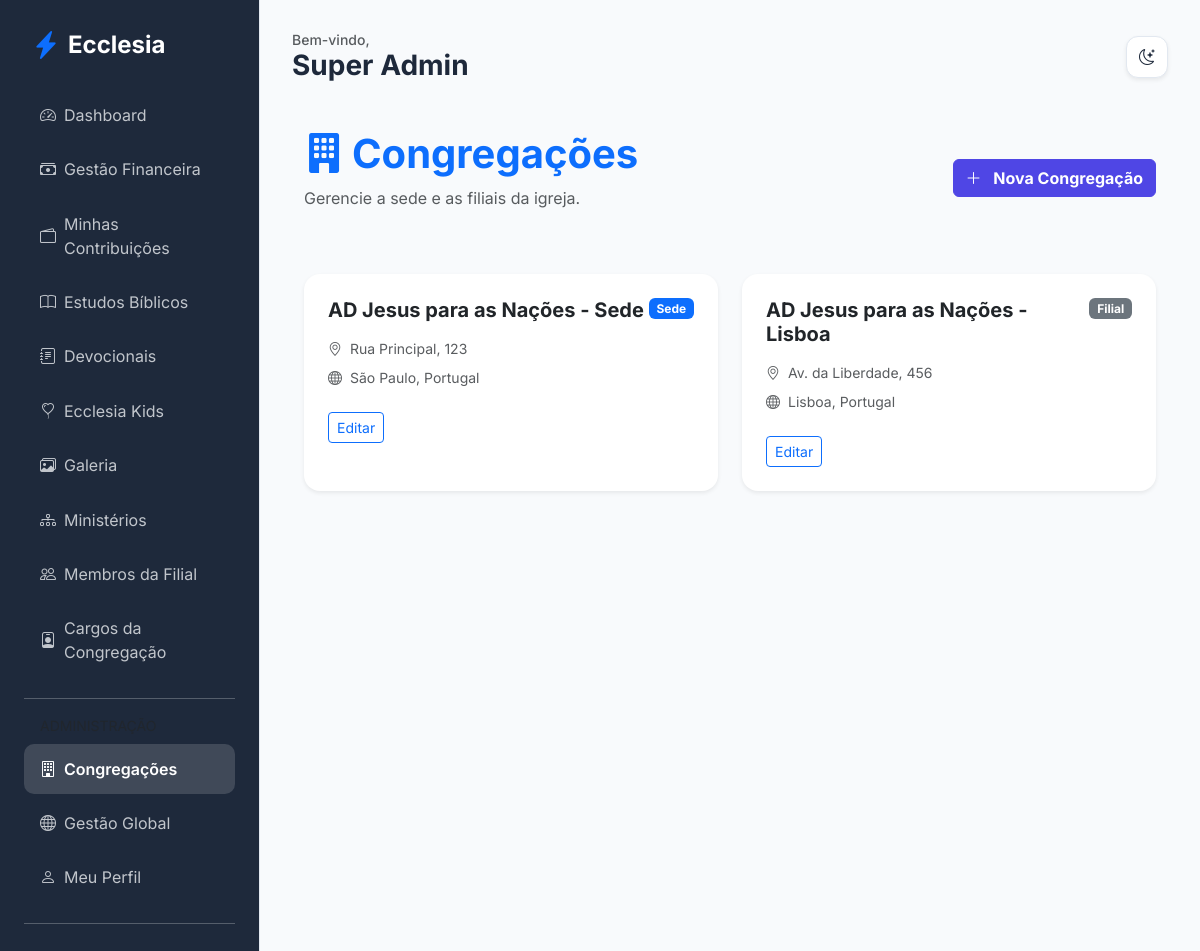
Page /admin/churches (signed in) on the earlier database version.
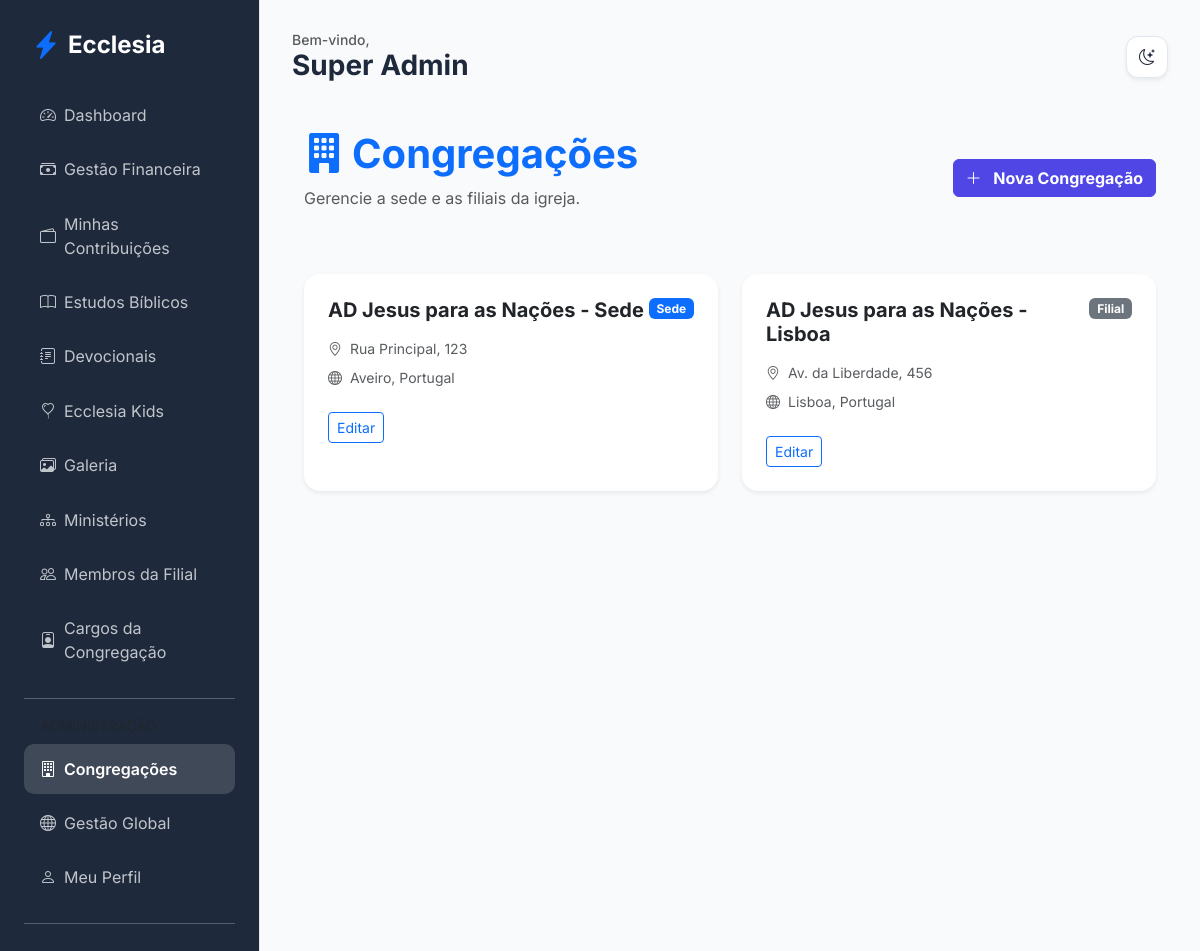
Same page on the later database version.
### app/core/models.py (models this page shows)
class Church(db.Model):
    id = db.Column(db.Integer, primary_key=True)
    name = db.Column(db.String(100), nullable=False)
    address = db.Column(db.String(200))
    city = db.Column(db.String(100))
    country = db.Column(db.String(100))
    nif = db.Column(db.String(20)) # Número de Contribuinte
    email = db.Column(db.String(120))
    currency_symbol = db.Column(db.String(5), default='R$')
    is_main = db.Column(db.Boolean, default=False)
    created_at = db.Column(db.DateTime, default=datetime.utcnow)
    members = db.relationship('User', backref='church', lazy=True)
    ministries = db.relationship('Ministry', backref='church', lazy=True)
    assets = db.relationship('Asset', backref='church', lazy=True)
    roles = db.relationship('ChurchRole', backref='church', lazy=True, cascade="all, delete-orphan")

### app/modules/admin/routes.py (the view)
@admin_bp.route('/churches')
@login_required
def list_churches():
    if not is_global_admin():
        flash('Acesso negado.', 'danger')
        return redirect(url_for('members.dashboard'))
    churches = Church.query.all()
    return render_template('admin/churches.html', churches=churches)

### app/modules/admin/routes.py (called while the page is built)
def is_global_admin():
    return current_user.church_role and current_user.church_role.name == 'Administrador Global'

### app/templates/admin/churches.html
{% extends "base.html" %}
{% block content %}
<div class="container py-4">
    <div class="d-flex justify-content-between align-items-center mb-5">
        <div>
            <h1 class="fw-bold text-primary"><i class="bi bi-building-fill me-2"></i>Congregações</h1>
            <p class="text-muted">Gerencie a sede e as filiais da igreja.</p>
        </div>
        <a href="{{ url_for('admin.add_church') }}" class="btn btn-primary fw-bold">
            <i class="bi bi-plus-lg me-2"></i> Nova Congregação
        </a>
    </div>
    <div class="row g-4">
        {% for church in churches %}
        <div class="col-md-6">
            <div class="card h-100 border-0 shadow-sm">
                <div class="card-body p-4">
                    <div class="d-flex justify-content-between align-items-start mb-3">
                        <h5 class="fw-bold mb-0">{{ church.name }}</h5>
                        {% if church.is_main %}
                        <span class="badge bg-primary">Sede</span>
                        {% else %}
                        <span class="badge bg-secondary">Filial</span>
                        {% endif %}
                    </div>
                    <p class="text-muted small mb-2"><i class="bi bi-geo-alt me-2"></i>{{ church.address }}</p>
                    <p class="text-muted small mb-4"><i class="bi bi-globe me-2"></i>{{ church.city }}, {{ church.country }}</p>
                    <div class="d-flex gap-2">
                        <a href="{{ url_for('admin.edit_church', id=church.id) }}" class="btn btn-sm btn-outline-primary">Editar</a>
                    </div>
                </div>
            </div>
        </div>
        {% endfor %}
    </div>
</div>
{% endblock %}

Differences in the rows shown:
changed Church "AD Jesus para as Nações - Sede": city "São Paulo" → "Aveiro"
